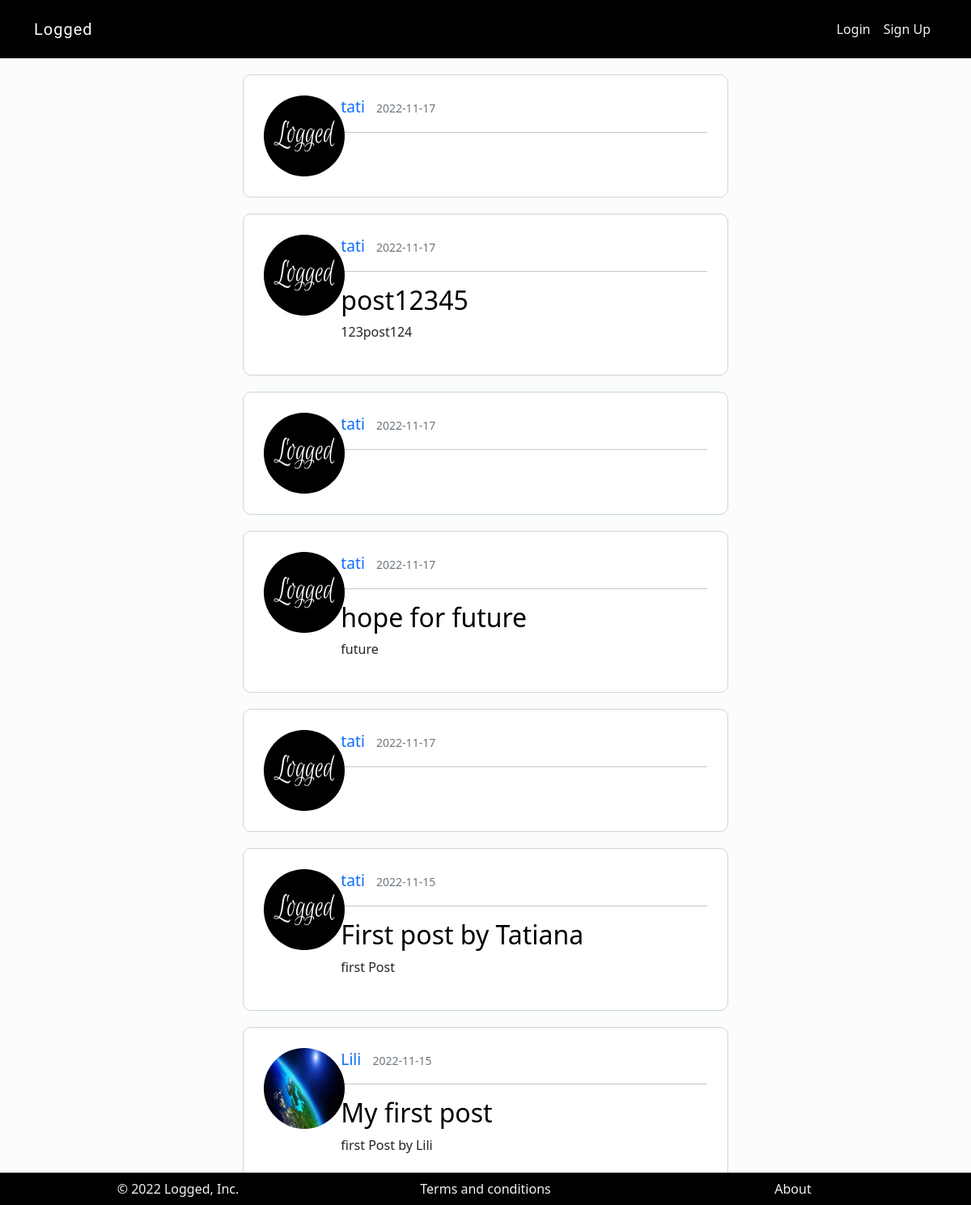
Before: / with the older database file.
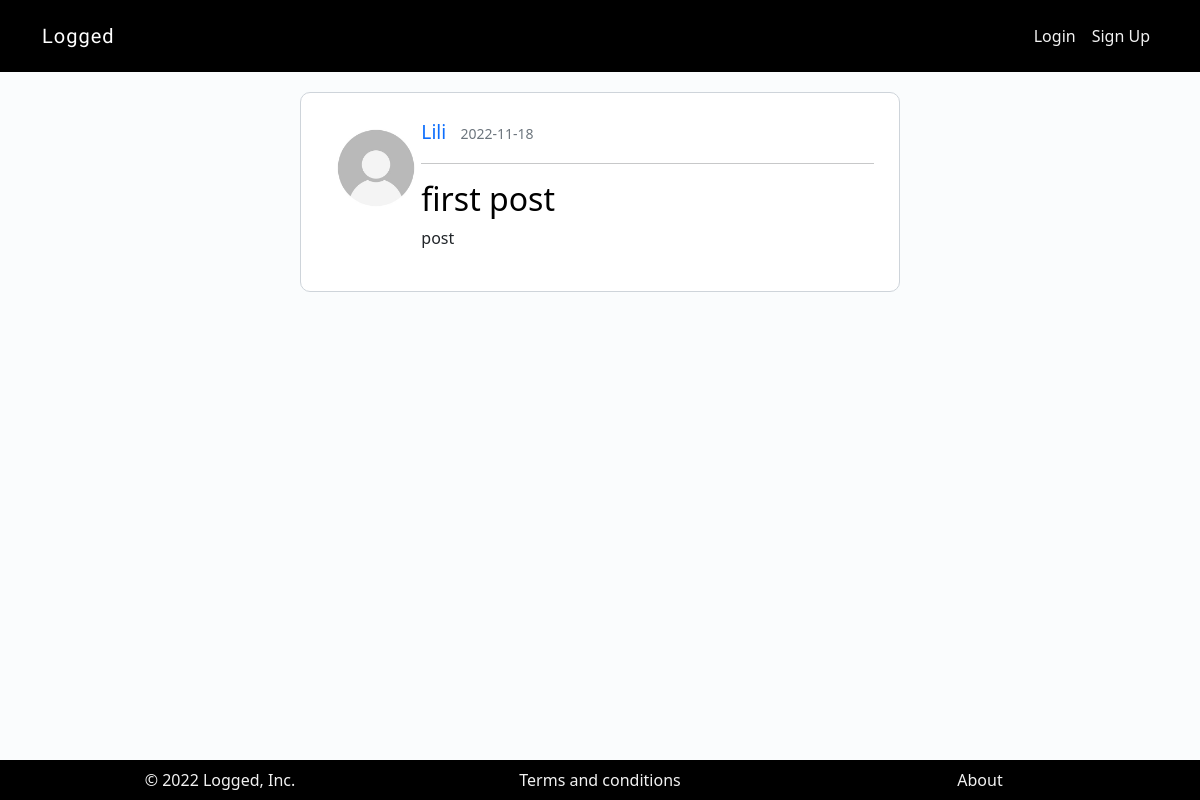
After: the same page with the newer database file.
### blogapp/models.py (models this page shows, shortened)
class Post(db.Model):
    id = db.Column(db.Integer, primary_key=True)
    title = db.Column(db.String(100), nullable=False)
    postedOn = db.Column(db.DateTime, nullable=False, default=datetime.utcnow)
    text = db.Column(db.Text, nullable=False)
    user_id = db.Column(db.Integer, db.ForeignKey('user.id'), nullable=False)

class User(db.Model):
    id = db.Column(db.Integer, primary_key=True)
    name = db.Column(db.String, nullable=False)
    username = db.Column(db.String, unique=True, nullable=False)
    email = db.Column(db.String, unique=True, nullable=False)
    password = db.Column(db.String(40), nullable=False)
    profile_picture = db.Column(db.String, nullable=False, default='default.jpeg')
    summary = db.Column(db.String)
    posts = db.relationship('Post', backref='author', lazy=True)

### blogapp/routes.py (the view)
@app.route("/")
def homepage():
    posts = db.session.execute(db.select(Post).order_by(Post.postedOn.desc())).scalars()
    return render_template("homepage.html", title="Blog Homepage", posts = posts)

### blogapp/templates/homepage.html (shortened to what this page needs)
{% extends 'layout.html' %}
{% block content %}
{% if posts %}
    {% for post in posts %}
    <div class="container posts">
        <div class="row">
            <div class="col-3 col-md-2">
                <img class="picture_post" src="../static/uploads/{{post.author.profile_picture}}" alt="Profile Picture">
            </div>
            <div class="col-9 col-md-10">
                <div>
                    <a class="post-author mr-2" href="/{{post.user_id}}">{{ post.author.name }}</a>
                    <small class="text-muted">{{ post.postedOn.strftime("%Y-%m-%d") }}</small>
                </div>
                <hr>
                <div class="post-text">
                    <h2><a class="post-title" href="/post/{{post.id}}">{{ post.title }}</a></h2>
                    <p class="post-content">{{ post.text }}</p>
                </div>
            </div>
        </div>
    </div>
    {% endfor %}
{% endif %}
{% endblock %}

### blogapp/templates/layout.html (shortened to what this page needs)
<!DOCTYPE html>
<html lang="en">
<head>
    <link href="https://cdn.jsdelivr.net/npm/bootstrap@5.2.2/dist/css/bootstrap.min.css" rel="stylesheet"
>
    <link rel="stylesheet" href={{url_for('static', filename='css/style.css')}}>
</head>
<body>
    <header>
        <nav class="navbar navbar-expand-lg navbar-dark bg-layout py-3 ">
            <div class="container">
              <a class="navbar-brand" href={{url_for('homepage')}}>Logged</a>
              <div class="collapse navbar-collapse" id="navbarNav">
                <ul class="navbar-nav ms-auto">
                  {% if session["username"] %}
                  <li class="nav-item">
                    <a class="nav-link" href={{url_for('newpost')}}>New Post</a>
                  </li>
                  <li class="nav-item">
                    <a class="nav-link" href={{url_for('account')}}>Account</a>
                  </li>
                  <li class="nav-item">
                    <a class="nav-link" href={{url_for('logout')}}>Logout</a>
                  </li>
                  {% else %}
                  <li class="nav-item">
                    <a class="nav-link" href={{url_for('login')}}>Login</a>
                  </li>
                  <li class="nav-item">
                    <a class="nav-link" href={{url_for('signup')}}>Sign Up</a>
                  </li>
                  {% endif %}
                </ul>
              </div>
            </div>
          </nav>
    </header>
    <section>
    {% block content%}
    {% endblock %}
    </section>
    <footer class="bg-layout fixed-bottom py-2">
      <div class="container">
        <div class="row text-center">
          <div class="footer-items col-sm-4">&copy; 2022 Logged, Inc.</div>
          <div class="footer-items col-sm-4"><a href="#" target="_blank">Terms and conditions</a> </div>
          <div class="footer-items col-sm-4"><a href="#" target="_blank">About</a></div>
        </div>
      </div>
    </footer>
</body>
</html>

### blogapp/static/css/style.css (style rules this page uses)
body { background-color: #fafcfd; }
.signup, .login, .account, .homepage, .posts { margin: 50px auto; width: 70%; padding: 25px; border: 1px solid #ced4da; border-radius: 10px; background-color: #ffffff; }
.navbar-brand { font-family: 'Rubik Distressed', cursive; font-size: 20px; letter-spacing: 1px; }
.bg-layout { background-color: #000; }
.footer-items, .footer-items a, a.nav-link { color: #f2f2f2; text-decoration: none; }
.posts { margin: 20px auto; }
.picture_post { width:46px; height:46px; border-radius: 50%; }
.post-author { font-size: 1.2em; padding-right: 10px; text-decoration: none; }
.post-title { text-decoration: none; color: #000; }
@media only screen and (min-width: 767px) { .signup, .login, .homepage, .posts { width: 50%; } }
@media only screen and (min-width: 767px) { .picture_post { width: 100px; height: 100px; } }

Changed rows visible on the page:
removed Post: author.profile_picture (picture), author.name "tati", postedOn "2022-11-17"
removed Post: author.profile_picture (picture), author.name "tati", postedOn "2022-11-17", title "post12345", text "123post124"
removed Post: author.profile_picture (picture), author.name "tati", postedOn "2022-11-17"
removed Post: author.profile_picture (picture), author.name "tati", postedOn "2022-11-17", title "hope for future", text "future"
removed Post: author.profile_picture (picture), author.name "tati", postedOn "2022-11-17"
removed Post: author.profile_picture (picture), author.name "tati", postedOn "2022-11-15", title "First post by Tatiana", text "first Post"
changed Post "Lili": author.profile_picture: picture removed, a placeholder shows; postedOn "2022-11-15" → "2022-11-18"; title "My first post" → "first post"; text "first Post by Lili" → "post"
